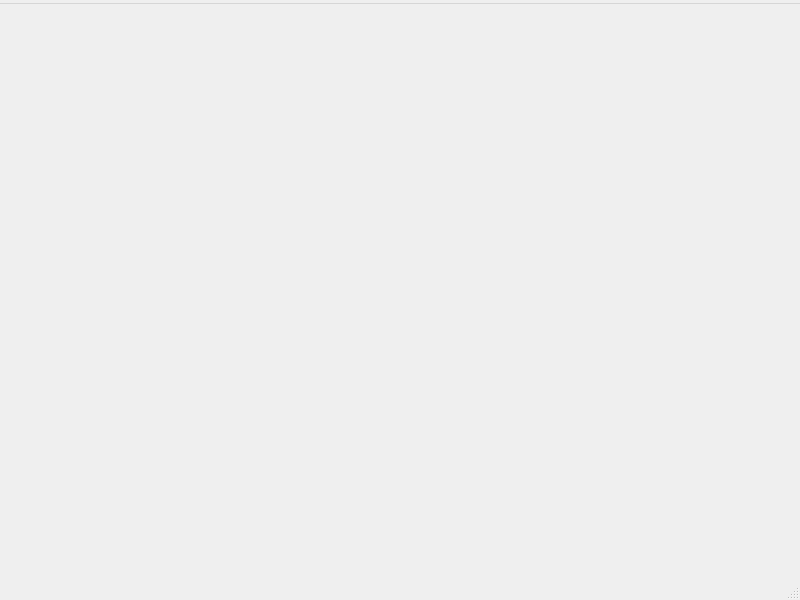
<?xml version="1.0" encoding="UTF-8"?>
<ui version="4.0">
 <class>index_mainWindow</class>
 <widget class="QMainWindow" name="index_mainWindow">
  <property name="geometry">
   <rect>
    <x>0</x>
    <y>0</y>
    <width>800</width>
    <height>600</height>
   </rect>
  </property>
  <property name="windowTitle">
   <string>index_mainWindow</string>
  </property>
  <widget class="QWidget" name="centralwidget"/>
  <widget class="QMenuBar" name="menubar">
   <property name="geometry">
    <rect>
     <x>0</x>
     <y>0</y>
     <width>800</width>
     <height>24</height>
    </rect>
   </property>
   <widget class="QMenu" name="menuAlgorithm_visualization">
    <property name="title">
     <string/>
    </property>
   </widget>
   <addaction name="menuAlgorithm_visualization"/>
  </widget>
  <widget class="QStatusBar" name="statusbar"/>
 </widget>
 <resources/>
 <connections/>
</ui>
